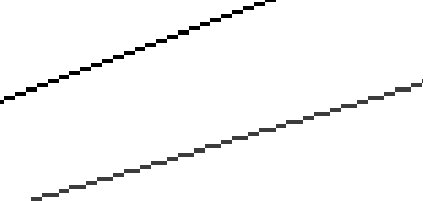
#> input picture discrete_radon_transform/drt.png, 423 x 201 px
$ python test.py
#> lines starting #> are read from the running program, lines starting #| are printed output that depends on the picture
### discrete_radon_transform/drt.py
from dataclasses import dataclass
from typing import Optional
import numpy as np
import numpy.typing as npt


# [30 lines left out: function _drt_nearest, not called in this run]


def _drt_linear(img, drt, params):
    p = params.p_min
    for k in range(params.p_amount):
        alpha = p
        tau = params.tau_min
        for h in range(params.tau_amount):
            beta = tau

            m_min, m_max = 0, img.shape[1] - 1
            if alpha > 0:
                m_min = max(m_min, np.ceil(-beta / alpha + 1e-10).astype(int))
                m_max = min(
                    m_max,
                    np.floor((img.shape[0] - 1 - beta) / alpha - 1e-10).astype(int),
                )
            elif alpha < 0:
                m_min = max(
                    m_min,
                    np.ceil((img.shape[0] - 1 - beta) / alpha + 1e-10).astype(int),
                )
                m_max = min(m_max, np.floor(-beta / alpha - 1e-10).astype(int))

            m = np.arange(m_min, m_max + 1, dtype=int)
            nfloat = alpha * m + beta
            n = np.floor(nfloat - 1e-10).astype(int)
            w = nfloat - n
            res = img[n, m] * (1 - w) + img[n + 1, m] * w

            drt[h, k] = res.sum()
            tau += params.dtau

        p += params.dp


# [26 lines left out: function _drt_sinc, not called in this run]


def _prepare_for_drt(img):
    if not isinstance(img, np.ndarray):
        raise TypeError("Image must be a numpy array")

    match img.ndim:
        case 2:
            return img
        case 3:
            match img.shape[2]:
                case 3:
                    return img.sum(axis=2)
                case 4:
                    return img[..., :3].sum(axis=2)
                case _:
                    raise TypeError(f"Image with unknown shape {img.shape}")
        case _:
            raise TypeError(f"Image with unknown shape {img.shape}")


@dataclass
class DRTParams:
    p_amount: int
    tau_amount: int
    p_min: float
    p_max: float
    tau_min: float
    tau_max: float
    dp: float
    dtau: float


def drt(
    img,
    interpolation="linear",
    *,
    params: Optional[DRTParams] = None,
    p_min=-1.0,
    p_max=1.0,
    tau_min=0.0,
    tau_max=-1.0,
    dp=0.0,
    dtau=0.0,
    drt_buffer: Optional[npt.NDArray[np.float64]] = None,
):
    dp = dp if dp > 0 else 1 / img.shape[1]
    dtau = dtau if dtau > 0 else 1
    tau_max = tau_max if tau_max >= tau_min else img.shape[0] - 1
    p_amount = int((p_max - p_min) // dp + 1)
    tau_amount = int((tau_max - tau_min) // dtau + 1)

    if params is None:
        params = DRTParams(
            p_amount=p_amount,
            tau_amount=tau_amount,
            p_min=p_min,
            p_max=p_max,
            tau_min=tau_min,
            tau_max=tau_max,
            dp=dp,
            dtau=dtau,
        )

    img = _prepare_for_drt(img)
    if drt_buffer is None:
        drt_buffer = np.zeros([params.tau_amount, params.p_amount], dtype=np.float64)

    if interpolation == "nearest":
        _drt_nearest(img, drt_buffer, params)
    elif interpolation == "linear":
        _drt_linear(img, drt_buffer, params)
    elif interpolation == "sinc":
        _drt_sinc(img, drt_buffer, params)
    else:
        raise ValueError(f"Unknown interpolation method: {interpolation}")

    return drt_buffer, params


# [38 lines left out: function full_drt, not called in this run]

### discrete_radon_transform/test.py
from drt import drt
import imageio as iio
import matplotlib.pyplot as plt

img = iio.imread("drt.png")
#> img is the input picture: shape (201, 423, 3); min 0, max 255, mean 248
img = img.mean(axis=2).astype(int)
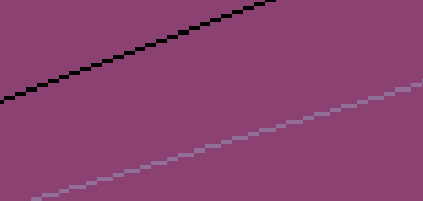
#> img: shape (201, 423) int64; 3 distinct labels, from 0 to 255; one colour per label, 0 black

d = drt(img)
#> after the loop in _drt_linear, `for k in range(params.p_amount):`:
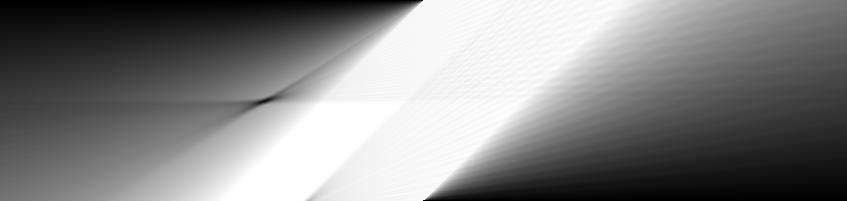
#> drt: shape (201, 847) float64; min 0, max 107865, mean 55663.8; drawn with min black and max white
#> after the loop in _drt_linear, `for k in range(params.p_amount):`: p = 1

fig, ax = plt.subplots()
#> (the run stopped early here; a loop or call above may not have finished)
